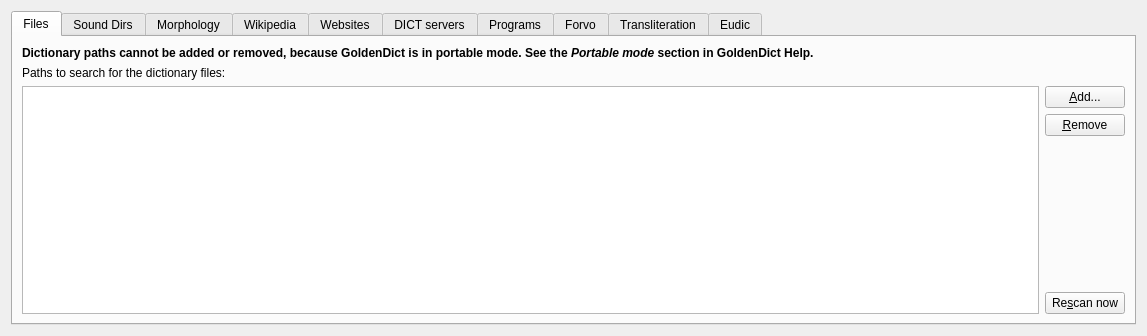
<?xml version="1.0" encoding="UTF-8"?>
<ui version="4.0">
 <class>Sources</class>
 <widget class="QWidget" name="Sources">
  <property name="geometry">
   <rect>
    <x>0</x>
    <y>0</y>
    <width>1147</width>
    <height>336</height>
   </rect>
  </property>
  <property name="windowTitle">
   <string notr="true">Sources</string>
  </property>
  <layout class="QVBoxLayout" name="verticalLayout_5">
   <item>
    <widget class="QTabWidget" name="tabWidget">
     <property name="currentIndex">
      <number>0</number>
     </property>
     <property name="iconSize">
      <size>
       <width>15</width>
       <height>15</height>
      </size>
     </property>
     <property name="usesScrollButtons">
      <bool>false</bool>
     </property>
     <widget class="QWidget" name="filesTab">
      <attribute name="icon">
       <iconset resource="resources.qrc">
        <normaloff>:/icons/filesave.png</normaloff>:/icons/filesave.png</iconset>
      </attribute>
      <attribute name="title">
       <string>Files</string>
      </attribute>
      <layout class="QVBoxLayout" name="verticalLayout_2">
       <item>
        <widget class="QLabel" name="portableModeNote">
         <property name="text">
          <string>&lt;b&gt;Dictionary paths cannot be added or removed, because GoldenDict is in portable mode. See the &lt;i&gt;Portable mode&lt;/i&gt; section in GoldenDict Help.&lt;/b&gt;</string>
         </property>
         <property name="wordWrap">
          <bool>true</bool>
         </property>
        </widget>
       </item>
       <item>
        <widget class="QLabel" name="label">
         <property name="text">
          <string>Paths to search for the dictionary files:</string>
         </property>
        </widget>
       </item>
       <item>
        <layout class="QHBoxLayout" name="horizontalLayout">
         <item>
          <widget class="QTreeView" name="paths"/>
         </item>
         <item>
          <layout class="QVBoxLayout" name="verticalLayout">
           <item>
            <widget class="QPushButton" name="addPath">
             <property name="text">
              <string>&amp;Add...</string>
             </property>
            </widget>
           </item>
           <item>
            <widget class="QPushButton" name="removePath">
             <property name="text">
              <string>&amp;Remove</string>
             </property>
            </widget>
           </item>
           <item>
            <spacer name="verticalSpacer">
             <property name="orientation">
              <enum>Qt::Vertical</enum>
             </property>
             <property name="sizeHint" stdset="0">
              <size>
               <width>17</width>
               <height>68</height>
              </size>
             </property>
            </spacer>
           </item>
           <item>
            <widget class="QPushButton" name="rescan">
             <property name="text">
              <string>Re&amp;scan now</string>
             </property>
            </widget>
           </item>
          </layout>
         </item>
        </layout>
       </item>
      </layout>
     </widget>
     <widget class="QWidget" name="tab">
      <attribute name="icon">
       <iconset resource="resources.qrc">
        <normaloff>:/icons/fileopen.png</normaloff>:/icons/fileopen.png</iconset>
      </attribute>
      <attribute name="title">
       <string>Sound Dirs</string>
      </attribute>
      <layout class="QVBoxLayout" name="verticalLayout_7">
       <item>
        <widget class="QLabel" name="label_3">
         <property name="text">
          <string>Make dictionaries from bunches of audiofiles by adding paths here:</string>
         </property>
        </widget>
       </item>
       <item>
        <layout class="QHBoxLayout" name="horizontalLayout_3">
         <item>
          <widget class="QTreeView" name="soundDirs"/>
         </item>
         <item>
          <layout class="QVBoxLayout" name="verticalLayout_6">
           <item>
            <widget class="QPushButton" name="addSoundDir">
             <property name="text">
              <string>&amp;Add...</string>
             </property>
            </widget>
           </item>
           <item>
            <widget class="QPushButton" name="removeSoundDir">
             <property name="text">
              <string>&amp;Remove</string>
             </property>
            </widget>
           </item>
           <item>
            <spacer name="verticalSpacer_3">
             <property name="orientation">
              <enum>Qt::Vertical</enum>
             </property>
             <property name="sizeHint" stdset="0">
              <size>
               <width>20</width>
               <height>40</height>
              </size>
             </property>
            </spacer>
           </item>
          </layout>
         </item>
        </layout>
       </item>
      </layout>
     </widget>
     <widget class="QWidget" name="tab_2">
      <attribute name="icon">
       <iconset resource="resources.qrc">
        <normaloff>:/icons/icon32_hunspell.png</normaloff>:/icons/icon32_hunspell.png</iconset>
      </attribute>
      <attribute name="title">
       <string>Morphology</string>
      </attribute>
      <layout class="QVBoxLayout" name="verticalLayout_8">
       <item>
        <widget class="QLabel" name="label_4">
         <property name="text">
          <string>Path to a directory with Hunspell/Myspell dictionaries:</string>
         </property>
        </widget>
       </item>
       <item>
        <layout class="QHBoxLayout" name="horizontalLayout_4">
         <item>
          <widget class="QLineEdit" name="hunspellPath">
           <property name="readOnly">
            <bool>true</bool>
           </property>
          </widget>
         </item>
         <item>
          <widget class="QPushButton" name="changeHunspellPath">
           <property name="text">
            <string>&amp;Change...</string>
           </property>
          </widget>
         </item>
        </layout>
       </item>
       <item>
        <widget class="QLabel" name="label_5">
         <property name="text">
          <string>Available morphology dictionaries:</string>
         </property>
        </widget>
       </item>
       <item>
        <layout class="QHBoxLayout" name="horizontalLayout_5">
         <item>
          <widget class="QTreeView" name="hunspellDictionaries"/>
         </item>
         <item>
          <widget class="QLabel" name="label_6">
           <property name="text">
            <string>Each morphology dictionary appears as a
separate auxiliary dictionary which
provides stem words for searches and
spelling suggestions for mistyped words.
Add appropriate dictionaries to the bottoms
of the appropriate groups to use them.</string>
           </property>
           <property name="textFormat">
            <enum>Qt::PlainText</enum>
           </property>
           <property name="wordWrap">
            <bool>false</bool>
           </property>
          </widget>
         </item>
        </layout>
       </item>
      </layout>
     </widget>
     <widget class="QWidget" name="mediaWikisTab">
      <attribute name="icon">
       <iconset resource="resources.qrc">
        <normaloff>:/icons/icon32_wiki.png</normaloff>:/icons/icon32_wiki.png</iconset>
      </attribute>
      <attribute name="title">
       <string>Wikipedia</string>
      </attribute>
      <layout class="QVBoxLayout" name="verticalLayout_4">
       <item>
        <widget class="QLabel" name="label_2">
         <property name="text">
          <string>Wikipedia (MediaWiki) sites:</string>
         </property>
        </widget>
       </item>
       <item>
        <layout class="QHBoxLayout" name="horizontalLayout_2">
         <item>
          <widget class="QTreeView" name="mediaWikis"/>
         </item>
         <item>
          <layout class="QVBoxLayout" name="verticalLayout_3">
           <item>
            <widget class="QPushButton" name="addMediaWiki">
             <property name="text">
              <string>&amp;Add...</string>
             </property>
            </widget>
           </item>
           <item>
            <widget class="QPushButton" name="removeMediaWiki">
             <property name="text">
              <string>&amp;Remove</string>
             </property>
            </widget>
           </item>
           <item>
            <spacer name="verticalSpacer_2">
             <property name="orientation">
              <enum>Qt::Vertical</enum>
             </property>
             <property name="sizeType">
              <enum>QSizePolicy::Expanding</enum>
             </property>
             <property name="sizeHint" stdset="0">
              <size>
               <width>20</width>
               <height>40</height>
              </size>
             </property>
            </spacer>
           </item>
          </layout>
         </item>
        </layout>
       </item>
      </layout>
     </widget>
     <widget class="QWidget" name="tab_4">
      <attribute name="icon">
       <iconset resource="resources.qrc">
        <normaloff>:/icons/internet.png</normaloff>:/icons/internet.png</iconset>
      </attribute>
      <attribute name="title">
       <string>Websites</string>
      </attribute>
      <layout class="QVBoxLayout" name="verticalLayout_11">
       <item>
        <widget class="QLabel" name="label_9">
         <property name="text">
          <string>Any websites. A string %GDWORD% will be replaced with the query word:</string>
         </property>
        </widget>
       </item>
       <item>
        <layout class="QHBoxLayout" name="horizontalLayout_6">
         <item>
          <widget class="QTreeView" name="webSites"/>
         </item>
         <item>
          <layout class="QVBoxLayout" name="verticalLayout_10">
           <item>
            <widget class="QPushButton" name="addWebSite">
             <property name="text">
              <string>&amp;Add...</string>
             </property>
            </widget>
           </item>
           <item>
            <widget class="QPushButton" name="removeWebSite">
             <property name="text">
              <string>&amp;Remove</string>
             </property>
            </widget>
           </item>
           <item>
            <spacer name="verticalSpacer_8">
             <property name="orientation">
              <enum>Qt::Vertical</enum>
             </property>
             <property name="sizeHint" stdset="0">
              <size>
               <width>20</width>
               <height>40</height>
              </size>
             </property>
            </spacer>
           </item>
          </layout>
         </item>
        </layout>
       </item>
       <item>
        <widget class="QLabel" name="label_10">
         <property name="text">
          <string>Alternatively, use %GD1251% for CP1251, %GDISO1%...%GDISO16% for ISO 8859-1...ISO 8859-16 respectively,
%GDBIG5% for Big-5, %GDBIG5HKSCS% for Big5-HKSCS, %GDGBK% for GBK and GB18030, %GDSHIFTJIS% for Shift-JIS.</string>
         </property>
        </widget>
       </item>
      </layout>
     </widget>
     <widget class="QWidget" name="dictdTab">
      <attribute name="icon">
       <iconset resource="resources.qrc">
        <normaloff>:/icons/network.png</normaloff>:/icons/network.png</iconset>
      </attribute>
      <attribute name="title">
       <string>DICT servers</string>
      </attribute>
      <layout class="QVBoxLayout" name="verticalLayout_16">
       <item>
        <widget class="QLabel" name="label_116">
         <property name="text">
          <string>DICT servers:</string>
         </property>
        </widget>
       </item>
       <item>
        <layout class="QHBoxLayout" name="horizontalLayout_16">
         <item>
          <widget class="QTreeView" name="dictServers"/>
         </item>
         <item>
          <layout class="QVBoxLayout" name="verticalLayout_17">
           <item>
            <widget class="QPushButton" name="addDictServer">
             <property name="text">
              <string>&amp;Add...</string>
             </property>
            </widget>
           </item>
           <item>
            <widget class="QPushButton" name="removeDictServer">
             <property name="text">
              <string>&amp;Remove</string>
             </property>
            </widget>
           </item>
           <item>
            <spacer name="verticalSpacer_18">
             <property name="orientation">
              <enum>Qt::Vertical</enum>
             </property>
             <property name="sizeHint" stdset="0">
              <size>
               <width>20</width>
               <height>40</height>
              </size>
             </property>
            </spacer>
           </item>
          </layout>
         </item>
        </layout>
       </item>
      </layout>
     </widget>
     <widget class="QWidget" name="tab_6">
      <attribute name="icon">
       <iconset resource="resources.qrc">
        <normaloff>:/icons/programs.png</normaloff>:/icons/programs.png</iconset>
      </attribute>
      <attribute name="title">
       <string>Programs</string>
      </attribute>
      <layout class="QVBoxLayout" name="verticalLayout_15">
       <item>
        <widget class="QLabel" name="label_16">
         <property name="text">
          <string>Any external programs. A string %GDWORD% will be replaced with the query word. If such string is not presented, the word will be fed into standard input.</string>
         </property>
         <property name="wordWrap">
          <bool>true</bool>
         </property>
        </widget>
       </item>
       <item>
        <layout class="QHBoxLayout" name="horizontalLayout_7">
         <item>
          <widget class="QTreeView" name="programs"/>
         </item>
         <item>
          <layout class="QVBoxLayout" name="verticalLayout_14">
           <item>
            <widget class="QPushButton" name="addProgram">
             <property name="text">
              <string>&amp;Add...</string>
             </property>
            </widget>
           </item>
           <item>
            <widget class="QPushButton" name="removeProgram">
             <property name="text">
              <string>&amp;Remove</string>
             </property>
            </widget>
           </item>
           <item>
            <spacer name="verticalSpacer_12">
             <property name="orientation">
              <enum>Qt::Vertical</enum>
             </property>
             <property name="sizeHint" stdset="0">
              <size>
               <width>20</width>
               <height>40</height>
              </size>
             </property>
            </spacer>
           </item>
          </layout>
         </item>
        </layout>
       </item>
      </layout>
     </widget>
     <widget class="QWidget" name="tab_5">
      <attribute name="icon">
       <iconset resource="resources.qrc">
        <normaloff>:/icons/forvo.png</normaloff>:/icons/forvo.png</iconset>
      </attribute>
      <attribute name="title">
       <string>Forvo</string>
      </attribute>
      <layout class="QVBoxLayout" name="verticalLayout_13">
       <item>
        <widget class="QLabel" name="label_11">
         <property name="sizePolicy">
          <sizepolicy hsizetype="Preferred" vsizetype="Preferred">
           <horstretch>0</horstretch>
           <verstretch>0</verstretch>
          </sizepolicy>
         </property>
         <property name="text">
          <string>Live pronunciations from &lt;a href=&quot;http://www.forvo.com/&quot;&gt;forvo.com&lt;/a&gt;. The site allows people to record and share word pronunciations. You can listen to them from GoldenDict.</string>
         </property>
         <property name="wordWrap">
          <bool>true</bool>
         </property>
         <property name="openExternalLinks">
          <bool>true</bool>
         </property>
        </widget>
       </item>
       <item>
        <widget class="QGroupBox" name="forvoEnabled">
         <property name="title">
          <string>Enable pronunciations from Forvo</string>
         </property>
         <property name="checkable">
          <bool>true</bool>
         </property>
         <property name="checked">
          <bool>true</bool>
         </property>
         <layout class="QVBoxLayout" name="verticalLayout_12">
          <item>
           <spacer name="verticalSpacer_9">
            <property name="orientation">
             <enum>Qt::Vertical</enum>
            </property>
            <property name="sizeHint" stdset="0">
             <size>
              <width>20</width>
              <height>40</height>
             </size>
            </property>
           </spacer>
          </item>
          <item>
           <layout class="QFormLayout" name="formLayout">
            <property name="fieldGrowthPolicy">
             <enum>QFormLayout::ExpandingFieldsGrow</enum>
            </property>
            <item row="0" column="0">
             <widget class="QLabel" name="label_12">
              <property name="text">
               <string>API Key:</string>
              </property>
             </widget>
            </item>
            <item row="0" column="1">
             <widget class="QLineEdit" name="forvoApiKey">
              <property name="toolTip">
               <string>Use of Forvo currently requires an API key. Leave this field
blank to use the default key, which may become unavailable
in the future, or register on the site to get your own key.</string>
              </property>
             </widget>
            </item>
            <item row="1" column="0">
             <spacer name="horizontalSpacer_2">
              <property name="orientation">
               <enum>Qt::Horizontal</enum>
              </property>
              <property name="sizeType">
               <enum>QSizePolicy::Fixed</enum>
              </property>
              <property name="sizeHint" stdset="0">
               <size>
                <width>18</width>
                <height>20</height>
               </size>
              </property>
             </spacer>
            </item>
            <item row="1" column="1">
             <widget class="QLabel" name="label_13">
              <property name="text">
               <string>Get your own key &lt;a href=&quot;http://api.forvo.com/key/&quot;&gt;here&lt;/a&gt;, or leave blank to use the default one.</string>
              </property>
              <property name="wordWrap">
               <bool>false</bool>
              </property>
              <property name="openExternalLinks">
               <bool>true</bool>
              </property>
             </widget>
            </item>
            <item row="3" column="0">
             <widget class="QLabel" name="label_14">
              <property name="text">
               <string>Language codes (comma-separated):</string>
              </property>
             </widget>
            </item>
            <item row="3" column="1">
             <widget class="QLineEdit" name="forvoLanguageCodes">
              <property name="toolTip">
               <string>List of language codes you would like to have. Example: &quot;en, ru&quot;.</string>
              </property>
             </widget>
            </item>
            <item row="4" column="0">
             <spacer name="horizontalSpacer">
              <property name="orientation">
               <enum>Qt::Horizontal</enum>
              </property>
              <property name="sizeType">
               <enum>QSizePolicy::Fixed</enum>
              </property>
              <property name="sizeHint" stdset="0">
               <size>
                <width>18</width>
                <height>20</height>
               </size>
              </property>
             </spacer>
            </item>
            <item row="4" column="1">
             <widget class="QLabel" name="label_15">
              <property name="text">
               <string>Full list of language codes is available &lt;a href=&quot;http://www.forvo.com/languages-codes/&quot;&gt;here&lt;/a&gt;.</string>
              </property>
              <property name="openExternalLinks">
               <bool>true</bool>
              </property>
             </widget>
            </item>
            <item row="2" column="0">
             <spacer name="verticalSpacer_11">
              <property name="orientation">
               <enum>Qt::Vertical</enum>
              </property>
              <property name="sizeHint" stdset="0">
               <size>
                <width>20</width>
                <height>40</height>
               </size>
              </property>
             </spacer>
            </item>
           </layout>
          </item>
          <item>
           <spacer name="verticalSpacer_10">
            <property name="orientation">
             <enum>Qt::Vertical</enum>
            </property>
            <property name="sizeHint" stdset="0">
             <size>
              <width>20</width>
              <height>40</height>
             </size>
            </property>
           </spacer>
          </item>
         </layout>
        </widget>
       </item>
      </layout>
     </widget>
     <widget class="QWidget" name="tab_3">
      <attribute name="title">
       <string>Transliteration</string>
      </attribute>
      <layout class="QVBoxLayout" name="transliterationLayout">
       <item>
        <spacer name="verticalSpacer_5">
         <property name="orientation">
          <enum>Qt::Vertical</enum>
         </property>
         <property name="sizeHint" stdset="0">
          <size>
           <width>20</width>
           <height>40</height>
          </size>
         </property>
        </spacer>
       </item>
       <item>
        <layout class="QGridLayout" name="gridLayout_2">
         <item row="0" column="0">
          <widget class="QCheckBox" name="enableRussianTransliteration">
           <property name="text">
            <string>Russian transliteration</string>
           </property>
           <property name="icon">
            <iconset resource="flags.qrc">
             <normaloff>:/flags/ru.png</normaloff>:/flags/ru.png</iconset>
           </property>
          </widget>
         </item>
         <item row="0" column="1">
          <widget class="QCheckBox" name="enableGreekTransliteration">
           <property name="text">
            <string>Greek transliteration</string>
           </property>
           <property name="icon">
            <iconset resource="flags.qrc">
             <normaloff>:/flags/gr.png</normaloff>:/flags/gr.png</iconset>
           </property>
          </widget>
         </item>
         <item row="1" column="0">
          <spacer name="verticalSpacer_6">
           <property name="orientation">
            <enum>Qt::Vertical</enum>
           </property>
           <property name="sizeHint" stdset="0">
            <size>
             <width>20</width>
             <height>40</height>
            </size>
           </property>
          </spacer>
         </item>
         <item row="2" column="0">
          <widget class="QCheckBox" name="enableGermanTransliteration">
           <property name="text">
            <string>German transliteration</string>
           </property>
           <property name="icon">
            <iconset resource="flags.qrc">
             <normaloff>:/flags/de.png</normaloff>:/flags/de.png</iconset>
           </property>
          </widget>
         </item>
         <item row="2" column="1">
          <widget class="QCheckBox" name="enableBelarusianTransliteration">
           <property name="text">
            <string>Belarusian transliteration</string>
           </property>
           <property name="icon">
            <iconset resource="flags.qrc">
             <normaloff>:/flags/by.png</normaloff>:/flags/by.png</iconset>
           </property>
          </widget>
         </item>
        </layout>
       </item>
       <item>
        <spacer name="verticalSpacer_7">
         <property name="orientation">
          <enum>Qt::Vertical</enum>
         </property>
         <property name="sizeHint" stdset="0">
          <size>
           <width>20</width>
           <height>40</height>
          </size>
         </property>
        </spacer>
       </item>
       <item>
        <widget class="QGroupBox" name="enableRomaji">
         <property name="toolTip">
          <string>Enables to use the Latin alphabet to write the Japanese language</string>
         </property>
         <property name="title">
          <string>Japanese Romaji</string>
         </property>
         <property name="checkable">
          <bool>true</bool>
         </property>
         <property name="checked">
          <bool>true</bool>
         </property>
         <layout class="QGridLayout" name="gridLayout">
          <item row="0" column="0">
           <widget class="QLabel" name="label_7">
            <property name="text">
             <string>Systems:</string>
            </property>
           </widget>
          </item>
          <item row="0" column="1">
           <widget class="QCheckBox" name="enableHepburn">
            <property name="toolTip">
             <string>The most widely used method of transcription of Japanese,
based on English phonology</string>
            </property>
            <property name="text">
             <string>Hepburn</string>
            </property>
           </widget>
          </item>
          <item row="0" column="2">
           <widget class="QCheckBox" name="enableNihonShiki">
            <property name="enabled">
             <bool>false</bool>
            </property>
            <property name="toolTip">
             <string>The most regular system, having a one-to-one relation to the
kana writing systems. Standardized as ISO 3602

Not implemented yet in GoldenDict.</string>
            </property>
            <property name="text">
             <string>Nihon-shiki</string>
            </property>
           </widget>
          </item>
          <item row="0" column="3">
           <widget class="QCheckBox" name="enableKunreiShiki">
            <property name="enabled">
             <bool>false</bool>
            </property>
            <property name="toolTip">
             <string>Based on Nihon-shiki system, but modified for modern standard Japanese.
Standardized as ISO 3602

Not implemented yet in GoldenDict.</string>
            </property>
            <property name="text">
             <string>Kunrei-shiki</string>
            </property>
           </widget>
          </item>
          <item row="1" column="0">
           <widget class="QLabel" name="label_8">
            <property name="text">
             <string>Syllabaries:</string>
            </property>
           </widget>
          </item>
          <item row="1" column="2">
           <widget class="QCheckBox" name="enableHiragana">
            <property name="toolTip">
             <string>Hiragana Japanese syllabary</string>
            </property>
            <property name="text">
             <string>Hiragana</string>
            </property>
           </widget>
          </item>
          <item row="1" column="3">
           <widget class="QCheckBox" name="enableKatakana">
            <property name="toolTip">
             <string>Katakana Japanese syllabary</string>
            </property>
            <property name="text">
             <string>Katakana</string>
            </property>
           </widget>
          </item>
         </layout>
        </widget>
       </item>
       <item>
        <spacer name="verticalSpacer_4">
         <property name="orientation">
          <enum>Qt::Vertical</enum>
         </property>
         <property name="sizeHint" stdset="0">
          <size>
           <width>20</width>
           <height>40</height>
          </size>
         </property>
        </spacer>
       </item>
      </layout>
     </widget>
     <widget class="QWidget" name="eudicTab">
      <attribute name="title">
       <string>Eudic</string>
      </attribute>
      <widget class="QWidget" name="gridLayoutWidget">
       <property name="geometry">
        <rect>
         <x>10</x>
         <y>10</y>
         <width>1111</width>
         <height>271</height>
        </rect>
       </property>
       <layout class="QGridLayout" name="gridLayout_3">
        <item row="0" column="0">
         <widget class="QLabel" name="label_17">
          <property name="text">
           <string>Key</string>
          </property>
         </widget>
        </item>
        <item row="1" column="0">
         <widget class="QLabel" name="label_18">
          <property name="text">
           <string>StudyListId</string>
          </property>
         </widget>
        </item>
        <item row="0" column="1" colspan="2">
         <widget class="QLineEdit" name="eudicKey"/>
        </item>
        <item row="1" column="1">
         <widget class="QLineEdit" name="eudicStudyListId"/>
        </item>
        <item row="2" column="0">
         <widget class="QPushButton" name="eudicStudyListButton">
          <property name="text">
           <string>Get Word Lists</string>
          </property>
         </widget>
        </item>
        <item row="2" column="1">
         <widget class="QTextEdit" name="eudicStudyListTextEdit"/>
        </item>
       </layout>
      </widget>
     </widget>
    </widget>
   </item>
  </layout>
 </widget>
 <tabstops>
  <tabstop>enableRussianTransliteration</tabstop>
  <tabstop>enableGermanTransliteration</tabstop>
  <tabstop>enableRomaji</tabstop>
  <tabstop>enableHepburn</tabstop>
  <tabstop>enableNihonShiki</tabstop>
  <tabstop>enableKunreiShiki</tabstop>
  <tabstop>enableHiragana</tabstop>
  <tabstop>enableKatakana</tabstop>
  <tabstop>hunspellPath</tabstop>
  <tabstop>changeHunspellPath</tabstop>
  <tabstop>hunspellDictionaries</tabstop>
  <tabstop>mediaWikis</tabstop>
  <tabstop>addMediaWiki</tabstop>
  <tabstop>removeMediaWiki</tabstop>
  <tabstop>tabWidget</tabstop>
  <tabstop>addPath</tabstop>
  <tabstop>removePath</tabstop>
  <tabstop>rescan</tabstop>
  <tabstop>soundDirs</tabstop>
  <tabstop>addSoundDir</tabstop>
  <tabstop>removeSoundDir</tabstop>
  <tabstop>paths</tabstop>
 </tabstops>
 <resources>
  <include location="flags.qrc"/>
  <include location="resources.qrc"/>
 </resources>
 <connections/>
</ui>
